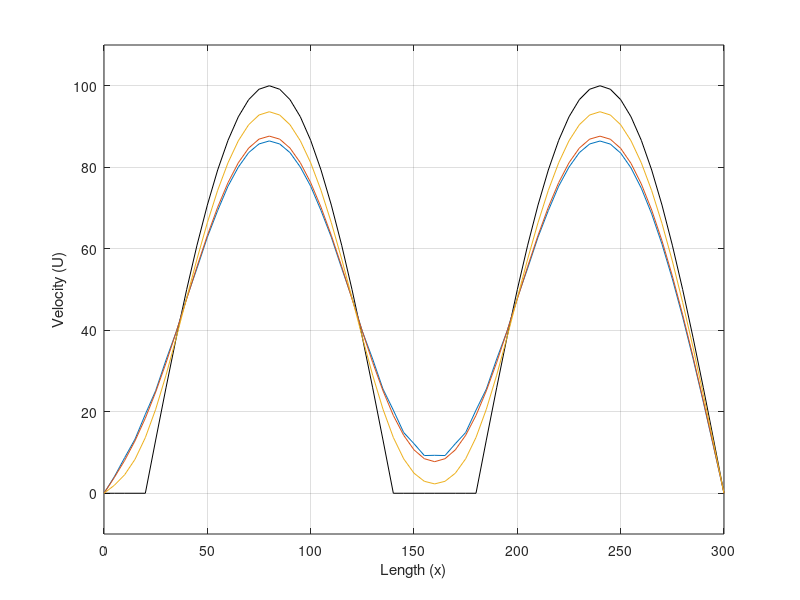

The MATLAB script that drew this image: (Note: this script raises an error after producing the figure.)
% Example-4 : 2nd Order Wave Equation - 1D
% Solving using Mid-Point Leap Frog Method
clear all; clc

% Known Values
Lx = 300; % Length of x-domain
a = 300; % Velocity (in m/s)
M = 61; % Number of grid points
x = linspace(0,Lx,M);

% Calculated values
dx = Lx/(M-1); % Grid size
Dt = [0.01666,0.015,0.0075]; % Time Steps
CL = zeros(size(Dt)); % Courant Number for each step

% Initial Conditions (@ t=0)
% U(x) = 0                        for 0<=x<=20
% U(x) = 100*sin(pi*(x-20)/120)   for 20<=x<=140
% U(x) = 0                        for 140<=x<=180
% U(x) = 100*sin(pi*(x-180)/120)  for 180<=x<=300
% dU/dt = 0

% Boundary Conditions
% U(x,t) = 0 for x = 0
% U(x,t) = 0 for x = Lx

% Velocity Matrices
U_array = [];

% Computation
for j=1:length(Dt)
    dt = Dt(j); % Time Step
    lambda = a*dt/dx; % Courant Number
    CL(j) = lambda; % Courant Number for each time step
    
    % Initializing Velocity Matrix
    U = zeros(1,M); % U for 
    
    % Applying given conditions
    for p=1:M
        if((20<=x(p))&&(x(p)<=140))
            U(1,p) = 100*sin(pi*(x(p)-20)/120);
        end
        if((180<=x(p))&&(x(p)<=300))
            U(1,p) = 100*sin(pi*(x(p)-180)/120);
        end
    end
    
    % Initial Velocity Profile
    U_initial = U;
    
    % Computation using Mid-Point Leap Frog Method
    t = 0; % Time
    while t<=0.28
        U_old = U;
        for i=2:M-1
            U(1,i) = U_old(1,i)+((lambda^2)/2)*(U_old(1,i-1)-2*U_old(1,i)+U_old(1,i+1));
        end
        t = t+dt;
    end
    U_array = [U_array;U]; % Updating U_array for each time step chosen
end

% Plotting
figure;
plot(x,U_initial,'k')
hold on;
grid on;
plot(x,U_array)
ylim([-10 110])
xlabel('Length (x)'),ylabel('Velocity (U)')
title('Velocity Profile','Time = 0.28')
set(gca,'xtick',[0:50:Lx])
set(gca,'ytick',[0:20:100])
legend('Exact (C=1)',strcat('C =',num2str(CL(1))),strcat('C =',num2str(CL(2))),strcat('C =',num2str(CL(3))),'Location','bestoutside')
hold off;
